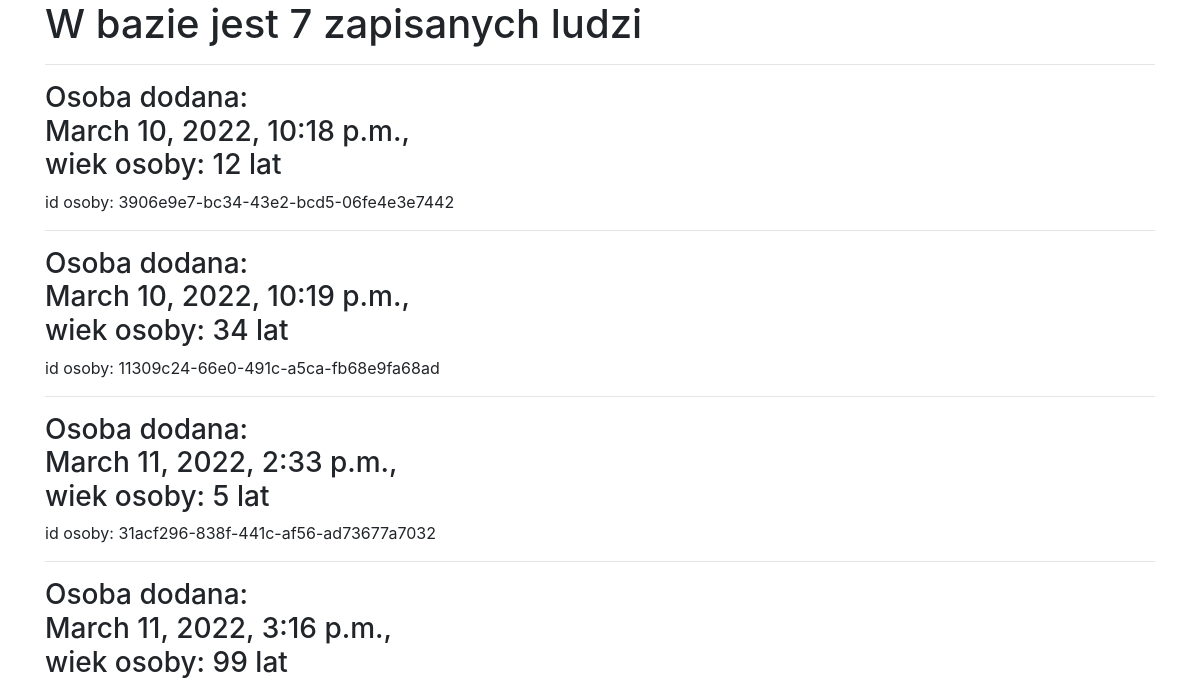
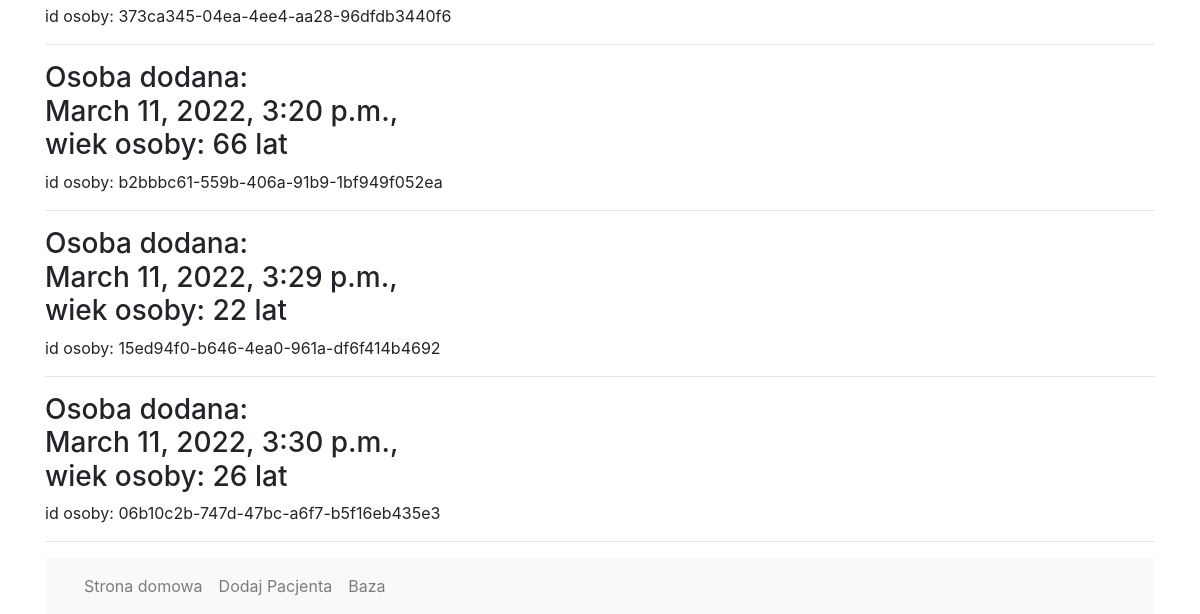
Page /history/ on the earlier database version (2 pictures, top to bottom).
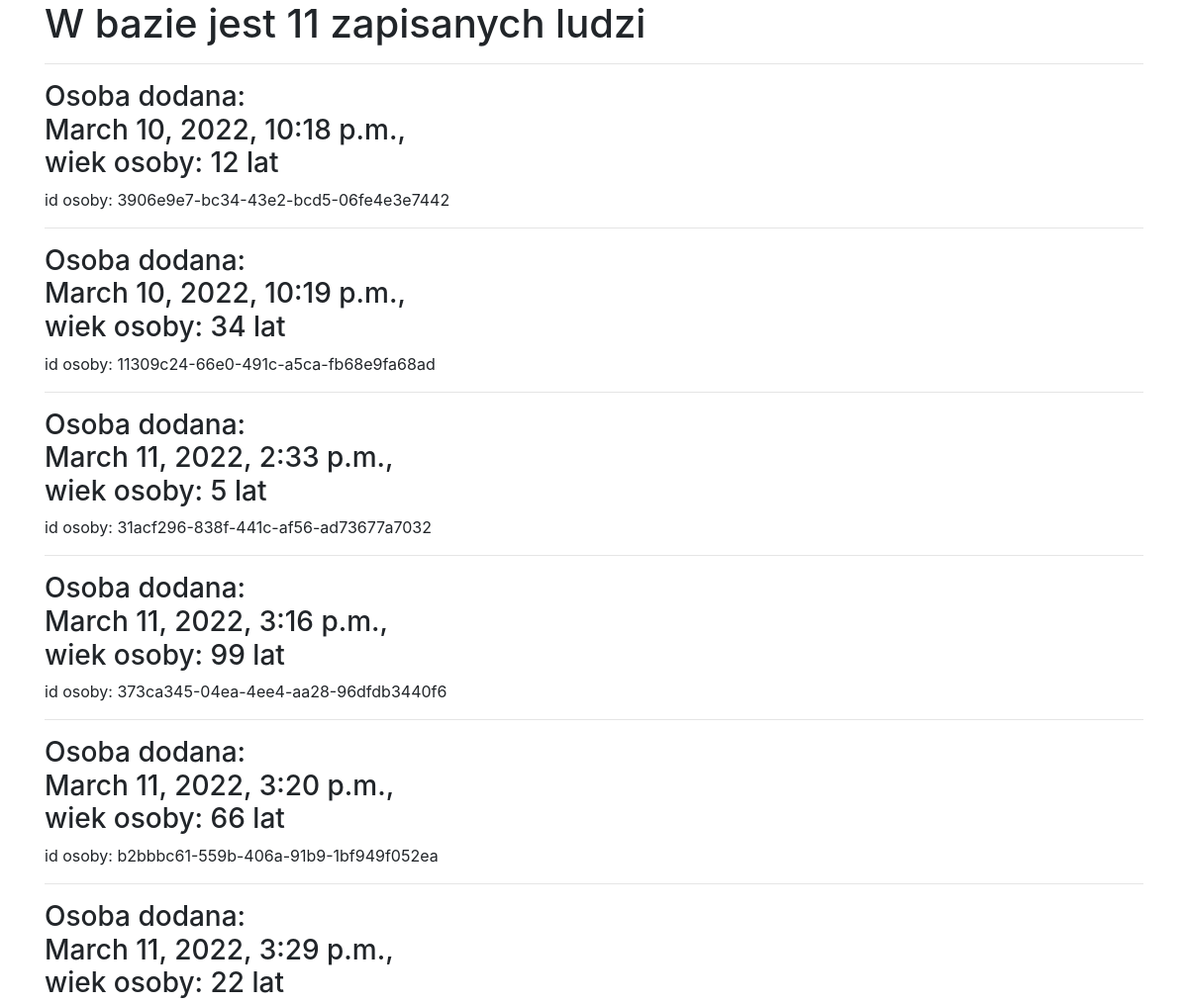
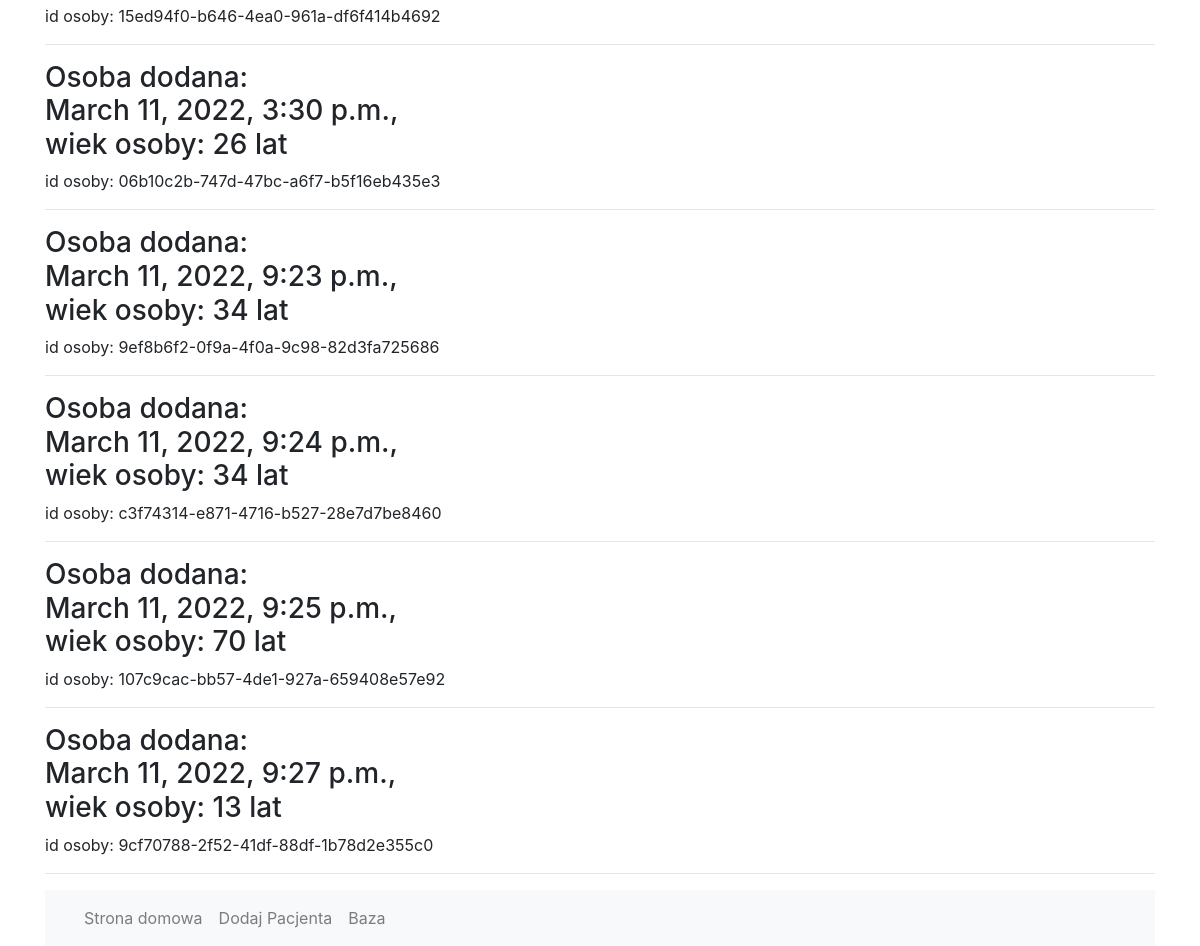
Same page on the later database version (2 pictures, top to bottom).
### check_noshow/models.py (models this page shows, shortened)
class Person(models.Model):
    id = models.UUIDField(primary_key=True, default=uuid.uuid4, editable=False)
    gender = models.IntegerField(default=Gender.WOMAN, choices=Gender.choices)
    created_at =  models.DateTimeField(auto_now=True)
    date_of_appointment = models.DateTimeField()
    date_of_set_appointment = models.DateTimeField()
    age = models.PositiveIntegerField(validators=[MaxValueValidator(Decimal('102.0'))])
    scolarship = models.BooleanField()
    hipertension = models.BooleanField()
    diabetes = models.BooleanField()
    alcoholism = models.BooleanField()
    sms_received = models.BooleanField()
    handicap = models.IntegerField(default=Handicapchoices.FIRST, choices=Handicapchoices.choices)
    num_app_missed = models.DecimalField(max_digits=3, decimal_places=0, validators=[MinValueValidator(Decimal('-0.01'))])

### check_noshow/views.py (the view)
# urls.py: path('history/', views.history, name='check-history'),
def history(request):
    return render(request, 'check_noshow/history.html',
                    {
                        "people": Person.objects.all(),
                        "num_people": Person.objects.count()
                    })

### check_noshow/templates/check_noshow/history.html (shortened to what this page needs)
{% extends "check_noshow/base.html" %}
{% block content %}
<h1>W bazie jest {{num_people}} zapisanych ludzi</h1>
<hr>
    {% for person in people %}
        <h3>Osoba dodana:<br> {{person.created_at}},<br>wiek osoby: {{person.age}} lat</h3>
        <p>id osoby: {{person.id}}</p>
        <hr>
    {% endfor %}
{% endblock %}

### check_noshow/templates/check_noshow/base.html (shortened to what this page needs)
<!doctype html>
<html lang="en">
  <head>
    <link rel="stylesheet" href="https://cdn.jsdelivr.net/npm/bootstrap@4.0.0/dist/css/bootstrap.min.css">
  </head>
  <body>
    <div class="container">
        {% block content %}
        {% endblock %}
        <nav class="navbar navbar-expand-lg navbar-light bg-light">
          <div class="container-fluid">
            <div class="collapse navbar-collapse" id="navbarNav">
              <ul class="navbar-nav">
                <li class="nav-item">
                  <a class="nav-link" href={% url 'check-home' %}>Strona domowa</a>
                </li>
                <li class="nav-item">
                  <a class="nav-link" href={% url 'check-add_person' %}>Dodaj Pacjenta</a>
                </li>
                <li class="nav-item">
                  <a class="nav-link" href={% url 'check-history' %}>Baza</a>
                </li>
              </ul>
            </div>
          </div>
        </nav>
    </div>
  </body>
</html>

Differences in the rows shown:
added Person: created_at "March 11, 2022, 9:23 p.m.", age "34", id "9ef8b6f2-0f9a-4f0a-9c98-82d3fa725686"
added Person: created_at "March 11, 2022, 9:24 p.m.", age "34", id "c3f74314-e871-4716-b527-28e7d7be8460"
added Person: created_at "March 11, 2022, 9:25 p.m.", age "70", id "107c9cac-bb57-4de1-927a-659408e57e92"
added Person: created_at "March 11, 2022, 9:27 p.m.", age "13", id "9cf70788-2f52-41df-88df-1b78d2e355c0"
Other differences:
{{ num_people }}: "7" → "11"
